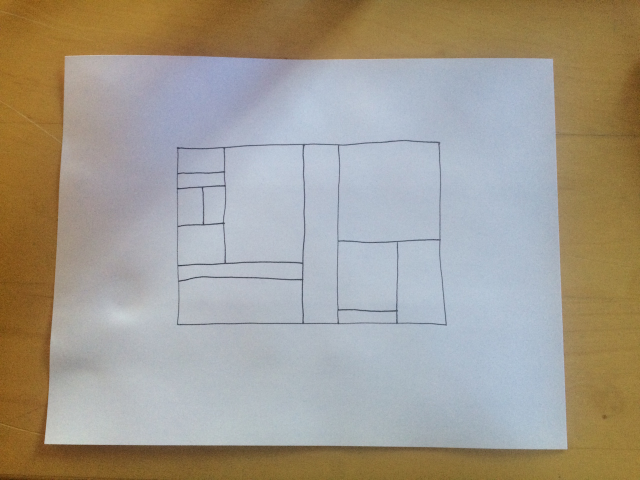
#> input picture full_process/sample1.jpg, 1280 x 960 px (shown at 1/2 size)
$ python -i paper.py   (imports and definitions only)
#> lines starting #> are read from the running program, lines starting #| are printed output that depends on the picture; after the words box and inside, x2 and y2 are one past the last pixel; in counts of white or black regions, pixels touching at a corner belong together
#> further down, picture is the input picture: shape (960, 1280, 3); mean B, G, R 142.7, 155.5, 162.8
import numpy as np
import cv2
from skimage import morphology


# img is a raw color image. find_edges returns a binary image where white is edge.
def find_edges(img):
  img = cv2.medianBlur(img, 5)
  kernel = np.ones((5,5), np.uint8)
  erosion = cv2.erode(img, kernel, iterations=1)
  dilation = cv2.dilate(img, kernel, iterations=1)
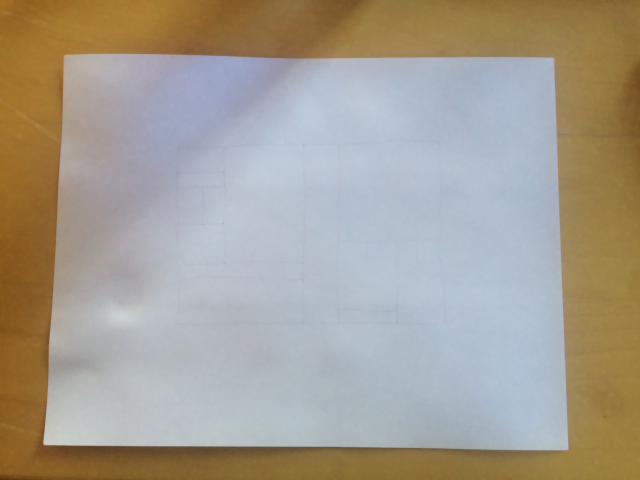
#> dilation: shape (960, 1280, 3) (shown at 1/2 size); mean of channels 0, 1, 2 145.7, 158.1, 165.3; drawn as B, G, R
  difference = dilation - erosion
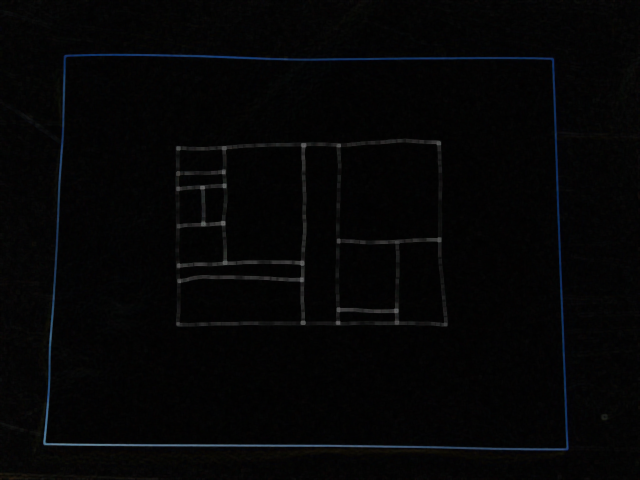
#> difference: shape (960, 1280, 3) (shown at 1/2 size); mean of channels 0, 1, 2 5.4, 4.8, 4.6; drawn as B, G, R
  grey = cv2.cvtColor(difference, cv2.COLOR_BGR2GRAY)
  (_, binarized) = cv2.threshold(grey, 0, 255, cv2.THRESH_BINARY+cv2.THRESH_OTSU)
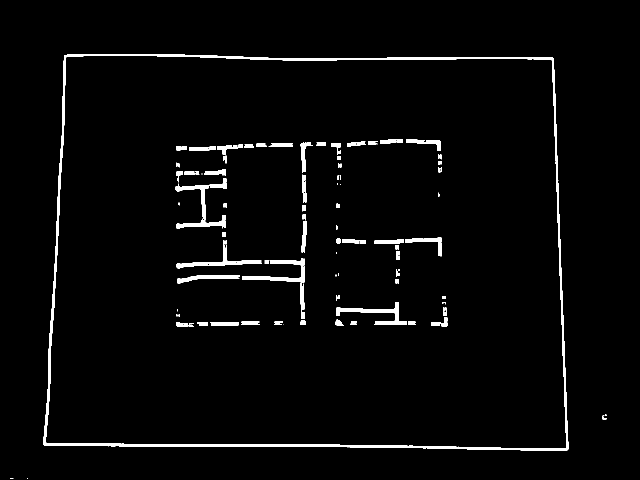
#> binarized: shape (960, 1280) (shown at 1/2 size); 2.7% white; 106 white regions (25 under 20 px), largest, box (x1, y1, x2, y2) and area: (86, 108, 1137, 901) 15486, (484, 516, 610, 638) 2082, (352, 366, 454, 458) 1759
  return binarized

def find_edges_out(img):
  return img


# img should be a binary image showing edges. find_paper returns a contour with
# 4 points that is the outline of the paper.
# [36 lines left out: functions find_paper, find_paper_out, extract_paper, not called in this run]

def extract_paper_out(img):
  return img


# img is a color image of paper with ink. binarize_ink returns a binary image
# where ink is white, paper is black.
# [15 lines left out: function binarize_ink, not called in this run]

def binarize_ink_out(img):
  return img


# img is a binary image where ink is white, paper is black. This
# "skeletonizes" the image, so that all lines are "thinned" to a single pixel.
# [5 lines left out: function skeletonize, not called in this run]

def skeletonize_out(img):
  return img

>>> import cv2
>>> picture = cv2.imread('sample1.jpg')
>>> result = find_edges(picture)
